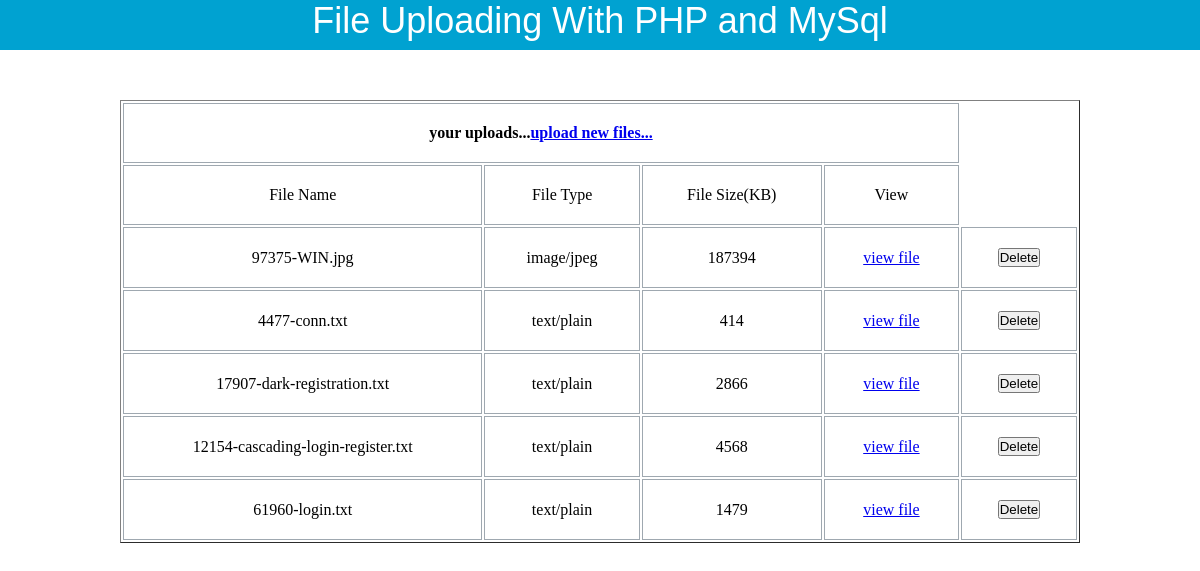
The page /view_uploads.php on the database its author committed.
### tables this page shows
CREATE TABLE IF NOT EXISTS `files` (
  `file_id` int(11) NOT NULL AUTO_INCREMENT,
  `user_id` int(11) NOT NULL,
  `file` varchar(200) NOT NULL,
  `size` int(20) NOT NULL,
  `type` varchar(1000) NOT NULL,
  PRIMARY KEY (`file_id`),
  KEY `user_id` (`user_id`)
);

### view_uploads.php (the view, shortened to what this page needs)
<?php
include_once 'connect.php';
?>
<!DOCTYPE html>
<html xmlns="http://www.w3.org/1999/xhtml">
<head>
<link rel="stylesheet" href="styless.css" type="text/css" />
</head>
<body>
<div id="header">
<label>File Uploading With PHP and MySql</label>
</div>
<div id="body">
 <table width="80%" border="1">
    <tr>
    <th colspan="4">your uploads...<label><a href="file-upload.php">upload new files...</a></label></th>
    </tr>
    <tr>
    <td>File Name</td>
    <td>File Type</td>
    <td>File Size(KB)</td>
    <td>View</td>
    </tr>
    <?php
                    $sql ="SELECT  * from files where user_id='1'";
                    $user_query=mysqli_query($db,$sql) or die("error getting data");
                    while($row = mysqli_fetch_array($user_query, MYSQLI_ASSOC)){
                        ?>
        <tr>
        <td><?php echo $row['file'] ?></td>
        <td><?php echo $row['type'] ?></td>
        <td><?php echo $row['size'] ?></td>
        <td><a href="uploads/<?php echo $row['file'] ?>" target="_blank">view file</a></td>
        <td><input type='submit' name='delete' value='Delete' onclick='return confirmDelete()'></td>
        </tr>
        <?php
 }
 ?>
    </table>
</div>
</body>
</html>

### styless.css (style rules this page uses)
* { padding:0; margin:0; }
body { background:#fff; font-family:Georgia, "Times New Roman", Times, serif; text-align:center; }
#header { background:#00a2d1; width:100%; height:50px; color:#fff; font-size:36px; font-family:Verdana, Geneva, sans-serif; }
#body { margin-top:100px; }
#body table { margin:0 auto; position:relative; bottom:50px; }
table td,th { padding:20px; border: solid #9fa8b0 1px; border-collapse:collapse; }

### rows shown on the page
files: file "97375-WIN.jpg", type "image/jpeg", size "187394"
files: file "4477-conn.txt", type "text/plain", size "414"
files: file "17907-dark-registration.txt", type "text/plain", size "2866"
files: file "12154-cascading-login-register.txt", type "text/plain", size "4568"
files: file "61960-login.txt", type "text/plain", size "1479"
